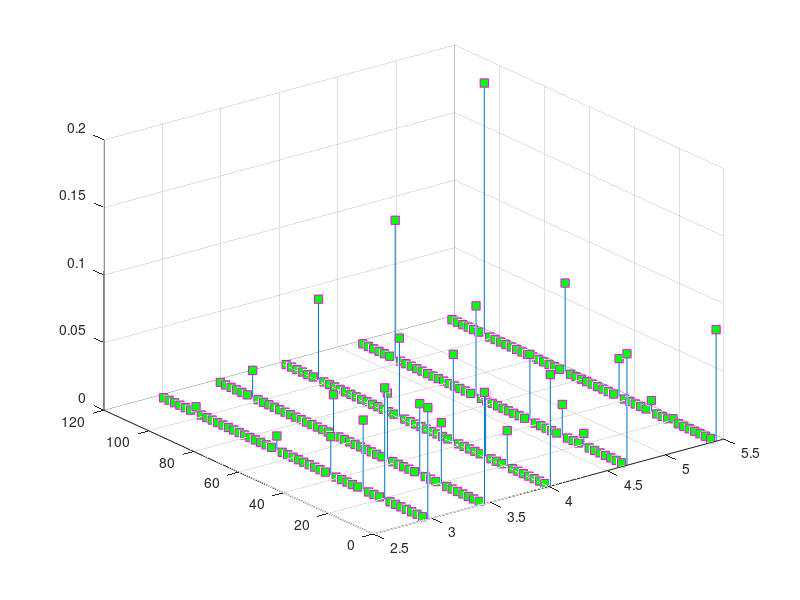

Reproduce this figure in MATLAB.
% clear all
% clc
% 
% rho=0.75;
% sigma_eps=0.2;
% mu_eps=0;
% zbar=exp(1.39);
% mu_z=(1/(1-rho))*mu_eps;
% sigma2_eps=(sigma_eps)^(2);
% sigma2_z=sigma2_eps/(1-rho^(2));
% lambda=1;
% z(1)=mu_z-lambda*sigma_eps/(sqrt(1-rho^(2)));
% m=5;
% step=-2*z(1)/(m-1);
% for i=1:m;
%     z(i)=z(1)+(i-1)*step;
% end
% 
% for i=1:m;
%     Gamma(i,1)=normcdf(((z(1)-rho*z(i))/sigma_eps)+step/(2*sigma_eps));
%     for j=2:(m-1);
%         Gamma(i,j)=normcdf(((z(j)-rho*z(i))/sigma_eps)+step/(2*sigma_eps))-normcdf(((z(j)-rho*z(i))/sigma_eps)-step/(2*sigma_eps));
%     end
%     Gamma(i,m)=1-ones(1,(m-1))*Gamma(i,1:(m-1))';
% end
% 
% M0=(1/m)*ones(1,m);
% M1=M0*Gamma;
% Mstar=M0*Gamma^(1000);
% alpha=2/3;
% r=0.2;
% delta=0.1;
% cf=20;
% ce=40;  %substitute with 30 and 50 to see the behavior of p (1.1931 1.2617 1.3141)
% theta=100;
% p=0.9;
% z=z+log(zbar);
% z=exp(z)';
% lez=length(z);
% nmin=0;
% nmax=(alpha*p*z(end))^(1/(1-alpha));
% len=50;
% n=linspace(nmin,nmax,len)';
% V0=zeros(lez,len);
% tol=10^(-6);
% diff=tol+1000;
% its=0;
% while diff>tol;
%     for i=1:lez;
%         for j=1:len;
%             for jj=1:len;
%                 Vp(i,j,jj)=p*z(i)*n(jj)^(alpha)-n(jj)-delta*max(n(j)-n(jj),0)-cf+(1/(1+r))*Gamma(i,:)*max(V0(:,jj),-delta*n(jj));
%             end
%             [V(i,j),Ind(i,j)]=max(Vp(i,j,:));
%         end
%     end
%     diff=norm(V-V0);
%     its=its+1;
%     V0=V;
% end
% N=n(Ind);  %policy function for employment
% X=ones(lez,len);
% for i=1:lez;
%     for j=1:len;
%         Vaux(i,j)=max(V(i,Ind(i,j)),-delta*n(Ind(i,j)));
%         if abs(Vaux(i,j)-V(i,j))<tol;
%             X(i,j)=0;
%         end
%     end
% end
% 
% figure(1)
% subplot(1,3,1)
% plot(n,V(1,:),'linewidth',2)
% hold on
% plot(n,V(3,:),'linewidth',2)
% hold on
% plot(n,V(5,:),'linewidth',2)
% legend('Low','Middle','High')
% xlabel('n')
% ylabel('V')
% xlim([n(1) n(end)])
% title('Value function')
% 
% subplot(1,3,2)
% plot(n,N(1,:),'linewidth',2)
% hold on
% plot(n,N(3,:),'linewidth',2)
% hold on
% plot(n,N(5,:),'linewidth',2)
% legend('Low','Middle','High')
% xlabel('n')
% ylabel('N')
% xlim([n(1) n(end)])
% title('Policy function N')
% 
% subplot(1,3,3)
% plot(n,X(1,:),'linewidth',2)
% hold on
% plot(n,X(3,:),'linewidth',2)
% hold on
% plot(n,X(5,:),'linewidth',2)
% legend('Low','Middle','High')
% xlabel('n')
% ylabel('X')
% xlim([n(1) n(end)])
% title('Policy function X')
% 
% G=1/lez*ones(lez,1)';
% for i=1:lez;
%     tre(i)=max(V(i,1),0);
% end
% Ve=-ce+(1/(1+r))*G*tre';
% %%
% clear all
% clc
% 
% rho=0.75;
% sigma_eps=0.2;
% mu_eps=0;
% zbar=exp(1.39);
% mu_z=(1/(1-rho))*mu_eps;
% sigma2_eps=(sigma_eps)^(2);
% sigma2_z=sigma2_eps/(1-rho^(2));
% lambda=1;
% z(1)=mu_z-lambda*sigma_eps/(sqrt(1-rho^(2)));
% m=5;
% step=-2*z(1)/(m-1);
% for i=1:m;
%     z(i)=z(1)+(i-1)*step;
% end
% 
% for i=1:m;
%     Gamma(i,1)=normcdf(((z(1)-rho*z(i))/sigma_eps)+step/(2*sigma_eps));
%     for j=2:(m-1);
%         Gamma(i,j)=normcdf(((z(j)-rho*z(i))/sigma_eps)+step/(2*sigma_eps))-normcdf(((z(j)-rho*z(i))/sigma_eps)-step/(2*sigma_eps));
%     end
%     Gamma(i,m)=1-ones(1,(m-1))*Gamma(i,1:(m-1))';
% end
% 
% M0=(1/m)*ones(1,m);
% M1=M0*Gamma;
% Mstar=M0*Gamma^(1000);
% alpha=2/3;
% r=0.2;
% delta=0.1;
% cf=20;
% ce=40;  %substitute with 30 and 50 to see the behavior of p (1.1931 1.2617 1.3141)
% theta=100;
% p=0.9;
% p=1.2617; %price for part c, comment this for getting part a
% z=z+log(zbar);
% z=exp(z)';
% lez=length(z);
% nmin=0;
% nmax=(alpha*p*z(end))^(1/(1-alpha));
% len=50;
% n=linspace(nmin,nmax,len)';
% tic
% % pp=linspace(1.16,1.34,50);
% pp=linspace(1.27,1.37,20);
% lep=length(pp);
% for u=1:lep;
% p=pp(u);
% V0=zeros(lez,len);
% V=zeros(lez,len);
% Vp=zeros(lez,len,len);
% Ind=zeros(lez,len);
% N=zeros(lez,len);
% X=zeros(lez,len);
% tol=10^(-6);
% diff=tol+1000;
% its=0;
% while diff>tol;
%     for i=1:lez;
%         for j=1:len;
%             for jj=1:len;
%                 Vp(i,j,jj)=p*z(i)*n(jj)^(alpha)-n(jj)-delta*max(n(j)-n(jj),0)-cf+(1/(1+r))*Gamma(i,:)*max(V0(:,jj),-delta*n(jj));
%             end
%             [V(i,j),Ind(i,j)]=max(Vp(i,j,:));
%         end
%     end
%     diff=norm(V-V0);
%     its=its+1;
%     V0=V;
% end
% N=n(Ind);  %policy function for employment
% X=ones(lez,len);
% for i=1:lez;
%     for j=1:len;
%         Vaux(i,j)=max(V(i,Ind(i,j)),-delta*n(Ind(i,j)));
%         if abs(Vaux(i,j)-V(i,j))<tol;
%             X(i,j)=0;
%         end
%     end
% end
% G=1/lez*ones(lez,1)';
% tre=0;
% Ve=0;
% for i=1:lez;
%     tre(i)=max(V(i,1),0);
% end
% Ve=-ce+(1/(1+r))*G*tre';
% F(u)=Ve;
% end
% disp(ce)
% pstar=interp1(F,pp,0);
% disp(pstar)%price s.t. the value of entry is 0
% toc
% 
% figure(2)
% plot(pp,F,'linewidth',2)
% grid on
% xlabel('p')
% ylabel('F(p)')
% xlim([pp(1) pp(end)])
% title('Function F(p)')

%%
clear all
clc

rho=0.75;
sigma_eps=0.2;
mu_eps=0;
zbar=exp(1.39);
mu_z=(1/(1-rho))*mu_eps;
sigma2_eps=(sigma_eps)^(2);
sigma2_z=sigma2_eps/(1-rho^(2));
lambda=1;
z(1)=mu_z-lambda*sigma_eps/(sqrt(1-rho^(2)));
m=5;
step=-2*z(1)/(m-1);
for i=1:m;
    z(i)=z(1)+(i-1)*step;
end

for i=1:m;
    Gamma(i,1)=normcdf(((z(1)-rho*z(i))/sigma_eps)+step/(2*sigma_eps));
    for j=2:(m-1);
        Gamma(i,j)=normcdf(((z(j)-rho*z(i))/sigma_eps)+step/(2*sigma_eps))-normcdf(((z(j)-rho*z(i))/sigma_eps)-step/(2*sigma_eps));
    end
    Gamma(i,m)=1-ones(1,(m-1))*Gamma(i,1:(m-1))';
end

M0=(1/m)*ones(1,m);
M1=M0*Gamma;
Mstar=M0*Gamma^(1000);
alpha=2/3;
r=0.2;
delta=0.1;
cf=20;
ce=40;  %substitute with 30 and 50 to see the behavior of p (1.1931 1.2617 1.3141)
theta=100;
p=1.3534; %price for part c, comment this for getting part a
z=z+log(zbar);
z=exp(z)';
lez=length(z);
nmin=0;
nmax=(alpha*p*z(end))^(1/(1-alpha));
len=50;
n=linspace(nmin,nmax,len)';
V0=zeros(lez,len);
tol=10^(-6);
diff=tol+1000;
its=0;
while diff>tol;
    for i=1:lez;
        for j=1:len;
            for jj=1:len;
                Vp(i,j,jj)=p*z(i)*n(jj)^(alpha)-n(jj)-delta*max(n(j)-n(jj),0)-cf+(1/(1+r))*Gamma(i,:)*max(V0(:,jj),-delta*n(jj));
            end
            [V(i,j),Ind(i,j)]=max(Vp(i,j,:));
        end
    end
    diff=norm(V-V0);
    its=its+1;
    V0=V;
end
N=n(Ind);  %policy function for employment
X=ones(lez,len);
for i=1:lez;
    for j=1:len;
        Vaux(i,j)=max(V(i,Ind(i,j)),-delta*n(Ind(i,j)));
        if abs(Vaux(i,j)-V(i,j))<tol;
            X(i,j)=0;
        end
    end
end

G=1/lez*ones(lez,1)';
for i=1:lez;
    tre(i)=max(V(i,1),0);
end
Ve=-ce+(1/(1+r))*G*tre';

for i=1:len;
    if n(i)==0;
        Inl(i)=1;
    else Inl(i)=0;
    end
end
for j=1:lez;
    for i=1:len;
        for ii=1:len;
        if N(j,i)==n(ii);
            INnl(j,i,ii)=1;
        else INnl(j,i,ii)=0;
        end
        end
    end
end

m=0.1;
m=0.00165;
diff1=tol+1000;
its1=0;
GAMMA0=ones(lez,len);
while diff1>tol;
for j=1:lez;
    for i=1:len;
        for jj=1:lez;
            for ii=1:len;
                GAMMA111(j,i,jj,ii)=GAMMA0(jj,ii)*(1-X(jj,ii))*Gamma(jj,j)*INnl(jj,ii,i)+m*G(j)*Inl(i);
            end
        end
    end
end
GAMMA11=sum(GAMMA111,4);
GAMMA1=sum(GAMMA11,3);
diff1=norm(GAMMA1-GAMMA0);
its1=its1+1;
GAMMA0=GAMMA1;
end
D=theta/p;
for j=1:lez;
    for i=1:len;
        Qpp(j,i)=GAMMA1(j,i)*z(j)*N(j,i)^(alpha)*(1-X(j,i));
        Qwpp(j,i)=GAMMA1(j,i)*z(j)*N(j,i)^(alpha-1)*(1-X(j,i));
    end
end
Q=sum(sum(Qpp,2));
Qw=sum(sum(Qwpp,2));
% disp(Q)
% disp(D)
TotNumFirms=sum(sum(GAMMA1,2));
exit=sum(sum(GAMMA1.*X,2))/TotNumFirms;
L=sum(sum(GAMMA1.*N.*(1-X),2));

[zz nn] = meshgrid(z, n);
stem3(zz',nn',GAMMA1,'Marker','s','MarkerEdgeColor','m','MarkerFaceColor','g');

for j=1:lez;
    for i=1:len;
        TACp(j,i)=GAMMA1(j,i)*delta*max(n(i)-N(j,i),0)*(1-X(j,i));
    end
end
TAC=sum(sum(TACp,2));
